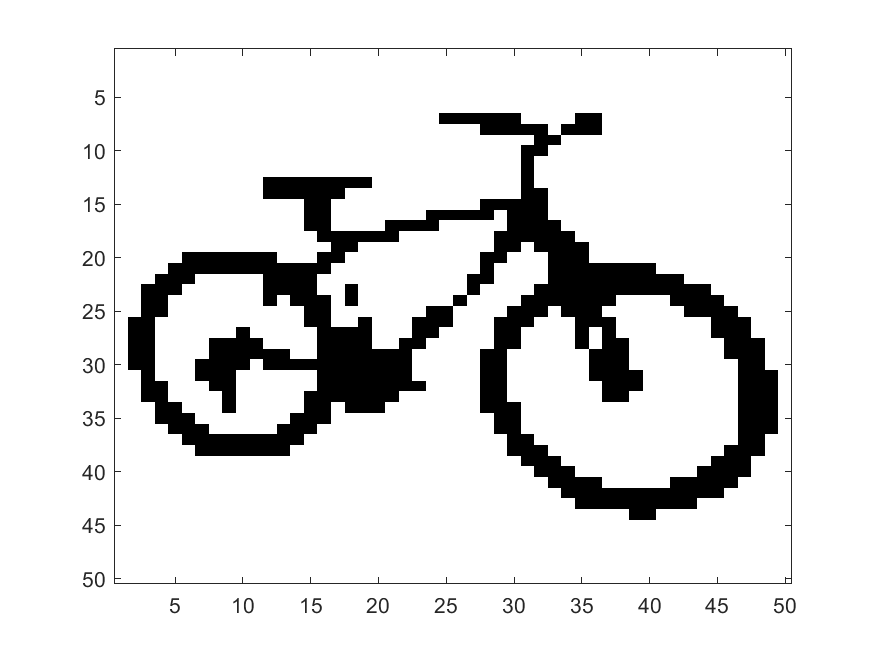
%> input picture source-separation/hopfield2/Vfinal.png, 875 x 656 px
$ octave part23.m   (GNU Octave 9; MATLAB toolbox functions it lacks are replaced by stand-ins)
%> lines starting %> are read from the running program, lines starting %| are printed output that depends on the picture
### source-separation/hopfield2/mytest.m
function Vfinal = mytest(learning_rule,numPatterns,size,custom_load,updatemod,updatepara,inputmod,inputpara)


% [10 lines of commented-out code are left out]


num_iterations=updatepara(1);
checkpoint_number=updatepara(2);
numNeurons = size*size;

learn_rates = [0.7*1/numNeurons 0.07*1/numNeurons 7*1/numNeurons 0.7*1/numNeurons^2 0.7^2*1/numNeurons^2 0.7*1/numNeurons^3 0.0007*1/numNeurons 0.007*1/numNeurons];
lr_idx = 1;
learn_rate = learn_rates(lr_idx);
EPOCHS = 500;

crrpt = "full";
if inputmod == "corrupt"
    crrpt = "noise_"+string(inputpara(2));
elseif inputmod == "partial"
    crrpt = "occlude_"+string(inputpara(2));
end

root_dir = "outputs3";
folder = learning_rule + "_numPatterns" + string(numPatterns) + "_in-" + crrpt + "_epochs" + string(EPOCHS) + "\";
mkdir(fullfile(root_dir, folder));

out_dir = root_dir + "\" + folder;

%load mypattern.mat
if length(custom_load)==numPatterns
    mypatterns = zeros(size*size,1,numPatterns);
    for i =1:numPatterns
        mypatterns(:,:,i)=load_image_by_name(custom_load(i),size);
        saveas(gcf,fullfile(out_dir, sprintf('load_img%s.png', string(i))));
    end
else mypatterns=load_natural_image(numPatterns,size);
    saveas(gcf,fullfile(out_dir, 'load_img.png'));
end

%aa=load_image_by_name("images/bike.jpg",size);
fhi=figure('Units','pixels','Position', [100 100 numPatterns*300 300]);
colormap gray;
for i=1:numPatterns
    subplot(1,numPatterns,i);
    imagesc(reshape(mypatterns(:,:,i),size,size));
end
saveas(gcf,fullfile(out_dir, 'loaded_img.png'));

T = zeros(numNeurons);
disp(learning_rule);
if strcmp(learning_rule,'hebbian')
    for alpha=1:numPatterns
        X = mypatterns(:, :, alpha); % Student Task: T = to be filled by students implementing OuterProduct Rule
        T = T + X*X';
    end
    T = T./numPatterns;   % this normalized by the number of patterns.

elseif strcmp(learning_rule,'storkey')
    for alpha=1:numPatterns
        disp(alpha);
        tmp=T;
        h=T*mypatterns(:,1,alpha);
        for i=1:numNeurons
            for j=1:numNeurons
                hij=h(i)-T(i,i)*mypatterns(i,1,alpha)-T(i,j)*mypatterns(j,1,alpha);
                hji=h(j)-T(j,j)*mypatterns(j,1,alpha)-T(j,i)*mypatterns(i,1,alpha);
                T(i,j)=tmp(i,j)+(mypatterns(i,1,alpha)*mypatterns(j,1,alpha)-mypatterns(i,1,alpha)*hji-mypatterns(j,1,alpha)*hij)/numNeurons;
            end
        end
    end

elseif strcmp(learning_rule,'oja')
    T=ones(numNeurons);
    T = T./numNeurons;
    lr=learn_rate;
    for epoch=1:EPOCHS
        for iter=1:numPatterns
            % Student Task: introduce codes here to implement Oja’s rule.
            X = squeeze(mypatterns(:,:,1:iter)); % Get the correct patterns from mypatterns at each iter
                % Hint: the shape of x should be numNeurons x iter
            Y = T*X; % Use weights T and patterns X to obtain neurons' output
            deltaT = lr*Y*(X - T*Y)'; % Oja's rule for updating weights
                     % Hint: Use X, Y, T, and learning rate lr
            T=T+deltaT';
        end
       % if you wish, you can enforce the connection matrix to be symmetric by setting T = T*T'here
    end
end
%

fhi=figure();
colormap gray;
imagesc(T);
saveas(gcf,fullfile(out_dir, 'T.png'));

Vss=mypatterns(:,:,1);
if strcmp(inputmod,'corrupt')
    Vss =corrupt(mypatterns(:,:,inputpara(1)),inputpara(2));
elseif strcmp(inputmod,'partial')
    Vss =partial_image(mypatterns(:,:,inputpara(1)),inputpara(2),inputpara(3),inputpara(4));
elseif strcmp(inputmod,'full')
    Vss=mypatterns(:,:,inputpara(1));
end

fhi=figure();
colormap gray;
imagesc(reshape(Vss,size,size));
saveas(gcf,fullfile(out_dir, 'Vss.png'));

Vfinal = runHopnet(T,num_iterations,checkpoint_number,Vss,updatemod,out_dir);

fhi=figure();
colormap gray;
imagesc(reshape(Vfinal,size,size));
saveas(gcf,fullfile(out_dir, 'Vfinal.png'));

end

### source-separation/hopfield2/part23.m
close all force;

%%
% FINAL PLOTS
% Compare test figures across learning rates
root_dir = "outputs23";

figure('Position', [10 10 1000 400])
colormap('gray');

for lr = 1:8

    folder = "oja_numPatterns3_updates40-4_lr" + string(lr) + "\";
    in_dir = root_dir + "\" + folder;

    Vfinal_fname = fullfile(in_dir, "Vfinal.png");
    Vfinal_image = imread(Vfinal_fname);
%> Vfinal_image is the input picture: size 656x875x3 uint8; min 0, max 255, mean 223.4
    subplot(3,8, lr);
    imagesc(Vfinal_image);
    axis off
    t = title(sprintf('lr: %s', string(lr)));
    t.FontSize = 6;

    T_fname = fullfile(in_dir, "T.png");
    T_image = imread(T_fname);
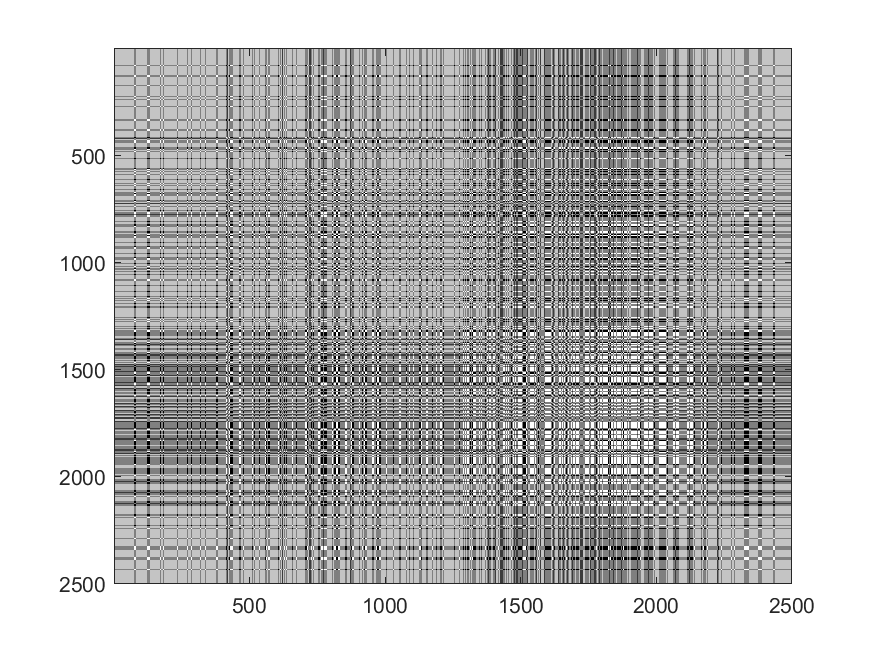
%> input picture source-separation/hopfield2/T.png, 875 x 656 px
%> T_image is the input picture: size 656x875x3 uint8; min 0, max 255, mean 185.7
    subplot(3,8, lr+8);
    imagesc(T_image);
    axis off
    t = title(sprintf('lr: %s', string(lr)));
    t.FontSize = 6;

    chckpnt_fname = fullfile(in_dir, "checkpoints.png");
    chckpnt_img = imread(chckpnt_fname);
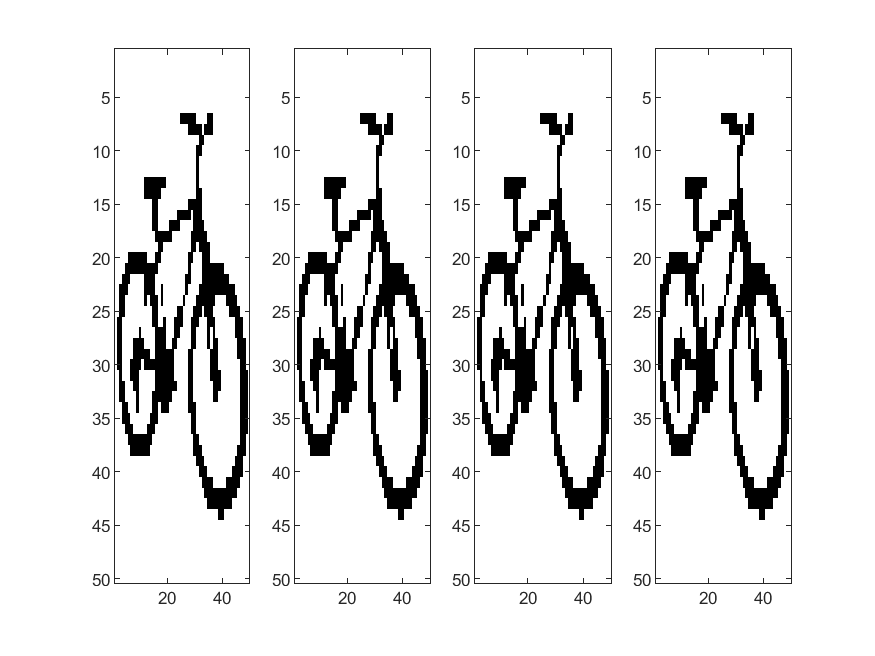
%> input picture source-separation/hopfield2/outputs23/oja_numPatterns3_updates40-4_lr1/checkpoints.png, 875 x 656 px
%> chckpnt_img is the input picture: size 656x875x3 uint8; min 0, max 255, mean 227.3
    subplot(3,8, lr+16);
    imagesc(chckpnt_img);
    axis off
    t = title(sprintf('lr: %s', string(lr)));
    t.FontSize = 6;

end

saveas(gcf,'compare_lr.png');
%%
close all force
learning_rule = 'oja'; % hebbian, storkey, oja
numPatterns = 3;
size = 50;
custom_load = ["images/bike.jpg", "images/face.jpg"];
updatemod = 'all'; % random, all, checkerboard
updatepara = [40, 4];
inputmod = 'full'; % corrupt, partial, full
inputpara = [1]; % [1, 20, 10,10]

mytest(learning_rule, numPatterns, size, custom_load, updatemod, updatepara, inputmod, inputpara);
%> the run ends on the next line
